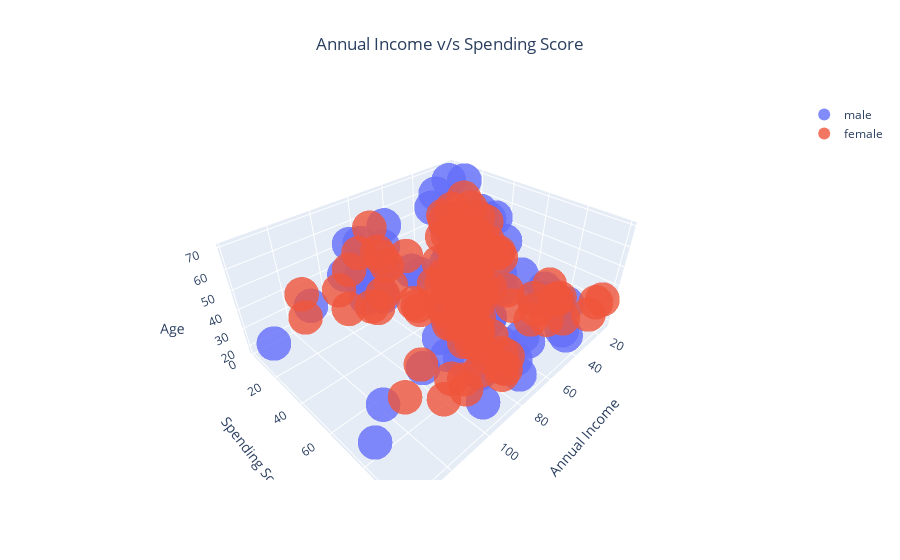

This figure's notebook cell:
### Markdown cell above
Conclusion: Data has nothing to do with gender. The spending score vs Annual income is not gender biased

### Code cell
from plotly.graph_objs import *
trace1 = go.Scatter3d(
    x = male['Annual Income'],
    y = male['Spending Score'],
    z = male['Age'],
    name = 'male',
    mode = 'markers',
    marker = dict(size = 12,colorscale = 'Viridis',opacity = 0.8)
    )

trace2 = go.Scatter3d(
    x = female['Annual Income'],
    y = female['Spending Score'],
    z = female['Age'],
    name = 'female',
    mode = 'markers',
    marker = dict(size = 12,colorscale = 'Viridis',opacity = 0.8)
    )


layout = go.Layout(
    title = 'Annual Income v/s Spending Score',
    title_x = 0.5,
    showlegend = True,
    scene = Scene(
    xaxis = XAxis(title = 'Annual Income'),
    yaxis = YAxis(title = 'Spending Score'),
    zaxis = ZAxis(title = 'Age'))
    )

data = [trace1,trace2]

fig = go.Figure(data = data,layout = layout)
iplot(fig)

### Figure 1 — Plotly figure (JSON) as saved in the notebook; plotly's stock layout.template omitted (floating-point values rounded to 4 significant figures)
{"data": [{"marker": {"colorscale": [[0, "#440154"], [0.1111, "#482878"], [0.2222, "#3e4989"], [0.3333, "#31688e"], [0.4444, "#26828e"], [0.5556, "#1f9e89"], [0.6667, "#35b779"], [0.7778, "#6ece58"], [0.8889, "#b5de2b"], [1, "#fde725"]], "opacity": 0.8, "size": 12}, "mode": "markers", "name": "male", "type": "scatter3d", "x": [15, 15, 19, 19, 20, 20, 21, 23, 24, 24, 25, 28, 28, 30, 33, 33, 38, 39, 42, 43, 43, 44, 46, 46, 46, 48, 48, 48, 49, 54, 54, 54, 54, 54, 54, 54, 59, 60, 60, 61, 61, 62, 62, 62, 63, 63, 63, 63, 64, 67, 69, 71, 71, 71, 71, 71, 71, 73, 73, 74, 75, 77, 77, 77, 78, 78, 78, 78, 78, 81, 85, 86, 87, 87, 87, 87, 87, 88, 88, 93, 93, 98, 99, 101, 113, 126, 137, 137], "y": [39, 81, 3, 14, 13, 79, 66, 29, 35, 73, 73, 82, 61, 4, 4, 92, 92, 36, 60, 60, 41, 46, 46, 56, 55, 51, 59, 59, 55, 47, 54, 48, 51, 55, 41, 46, 41, 49, 52, 42, 49, 59, 55, 56, 46, 43, 48, 52, 46, 56, 91, 35, 95, 11, 75, 9, 75, 5, 73, 10, 93, 12, 97, 36, 90, 17, 88, 1, 1, 5, 26, 20, 63, 13, 75, 10, 92, 15, 69, 14, 90, 15, 97, 68, 8, 74, 18, 83], "z": [19, 21, 64, 67, 37, 22, 20, 52, 35, 25, 31, 29, 35, 60, 53, 18, 24, 48, 33, 59, 47, 69, 53, 70, 19, 63, 18, 19, 70, 59, 26, 40, 57, 38, 67, 48, 18, 48, 24, 48, 20, 67, 26, 49, 54, 68, 66, 65, 19, 27, 39, 43, 40, 59, 38, 47, 39, 20, 32, 19, 32, 25, 28, 48, 34, 43, 39, 37, 34, 19, 50, 42, 32, 40, 28, 36, 36, 58, 27, 59, 35, 46, 30, 28, 33, 32, 32, 30]}, {"marker": {"colorscale": [[0, "#440154"], [0.1111, "#482878"], [0.2222, "#3e4989"], [0.3333, "#31688e"], [0.4444, "#26828e"], [0.5556, "#1f9e89"], [0.6667, "#35b779"], [0.7778, "#6ece58"], [0.8889, "#b5de2b"], [1, "#fde725"]], "opacity": 0.8, "size": 12}, "mode": "markers", "name": "female", "type": "scatter3d", "x": [16, 16, 17, 17, 18, 18, 19, 19, 20, 20, 21, 23, 25, 28, 28, 29, 29, 30, 33, 33, 34, 34, 37, 37, 38, 39, 39, 39, 40, 40, 40, 40, 42, 43, 43, 44, 46, 47, 47, 48, 48, 48, 49, 50, 50, 54, 54, 54, 54, 54, 57, 57, 58, 58, 59, 60, 60, 60, 60, 62, 62, 62, 63, 63, 64, 65, 65, 65, 65, 67, 67, 67, 69, 70, 70, 72, 72, 73, 73, 74, 75, 76, 76, 77, 78, 78, 78, 78, 78, 78, 78, 79, 79, 81, 85, 86, 87, 88, 88, 97, 97, 98, 99, 101, 103, 103, 103, 103, 113, 120, 120, 126], "y": [6, 77, 40, 76, 6, 94, 72, 99, 15, 77, 35, 98, 5, 14, 32, 31, 87, 73, 14, 81, 17, 73, 26, 75, 35, 61, 28, 65, 55, 47, 42, 42, 52, 54, 45, 50, 51, 52, 59, 50, 48, 47, 42, 49, 56, 53, 52, 42, 44, 57, 58, 55, 60, 46, 55, 40, 42, 47, 50, 41, 48, 42, 50, 54, 42, 48, 50, 43, 59, 43, 57, 40, 58, 29, 77, 34, 71, 88, 7, 72, 5, 40, 87, 74, 22, 20, 76, 16, 89, 78, 73, 35, 83, 93, 75, 95, 27, 13, 86, 32, 86, 88, 39, 24, 17, 85, 23, 69, 91, 16, 79, 28], "z": [20, 23, 31, 22, 35, 23, 30, 35, 58, 24, 35, 35, 46, 54, 45, 40, 23, 21, 49, 21, 42, 30, 36, 20, 65, 31, 49, 24, 50, 27, 29, 31, 49, 31, 50, 51, 27, 67, 54, 43, 68, 32, 47, 60, 60, 45, 23, 49, 46, 21, 55, 22, 34, 50, 68, 40, 32, 47, 27, 23, 49, 21, 66, 19, 38, 18, 19, 63, 49, 51, 50, 38, 40, 23, 31, 25, 31, 29, 44, 35, 57, 28, 32, 32, 34, 44, 38, 47, 27, 30, 30, 56, 29, 31, 36, 33, 36, 52, 30, 37, 32, 29, 41, 54, 41, 36, 34, 32, 38, 47, 35, 45]}], "layout": {"scene": {"xaxis": {"title": {"text": "Annual Income"}}, "yaxis": {"title": {"text": "Spending Score"}}, "zaxis": {"title": {"text": "Age"}}}, "showlegend": true, "title": {"text": "Annual Income v/s Spending Score", "x": 0.5}}}
